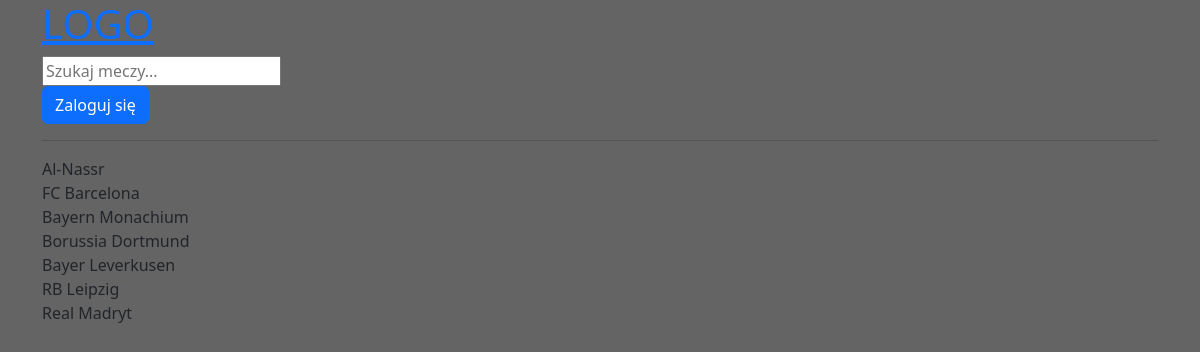
Screenshot of /teams/ with the database file from the repository.
### base/models.py (models this page shows, shortened)
class Team(models.Model):
    league = models.ForeignKey(League, on_delete=models.SET_NULL, null=True)
    name=models.CharField(max_length=50)
    city=models.CharField(max_length=50)

### base/views.py (the view)
# urls.py: path('teams/', views.teams, name="teams"),
def teams(request):
    teams=Team.objects.all()
    context={'teams':teams}
    return render(request,'base/teams.html',context)

### base/templates/base/teams.html
{% extends 'main.html' %}
{% block content %}
<div class="Teams-container">
    {% for team in teams %}
        <div>
            <a> {{ team.name }}</a>
        </div>
    {% endfor %}
</div>
{% endblock content %}

### templates/main.html (style rules this page uses)
body { background-color: #CCCCCC; }

### rows the page displays
Team: name "Al-Nassr"
Team: name "FC Barcelona"
Team: name "Bayern Monachium"
Team: name "Borussia Dortmund"
Team: name "Bayer Leverkusen"
Team: name "RB Leipzig"
Team: name "Real Madryt"
